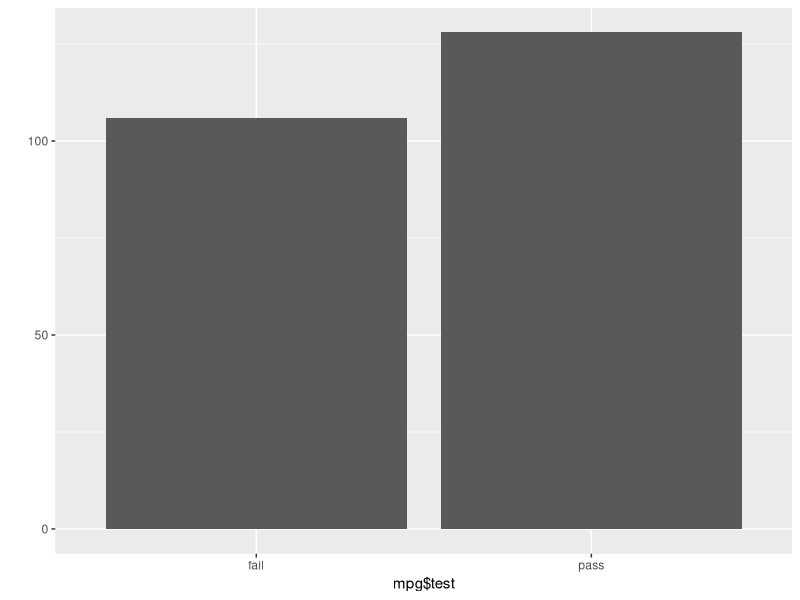

Write R code to recreate this figure.
library(ggplot2)

mpg

mpg$total <- (mpg$cty + mpg$hwy) / 2

mpg$test <- ifelse(mpg$total >= 20, "pass", "fail")

head(mpg)

table(mpg$test)

qplot(mpg$test)
